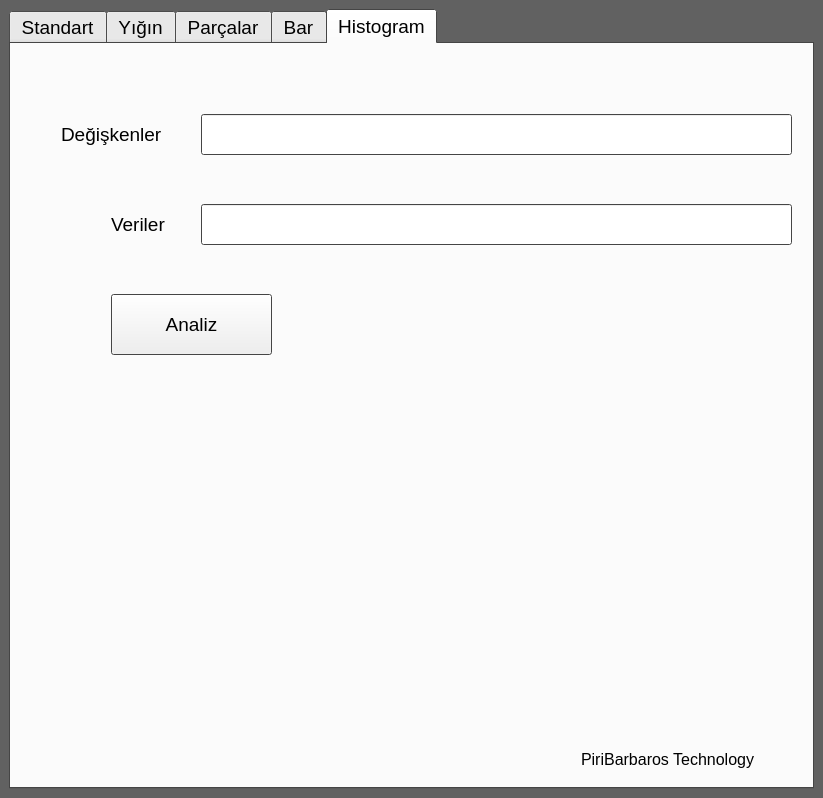
<?xml version="1.0" encoding="UTF-8"?>
<ui version="4.0">
 <class>MainWindow</class>
 <widget class="QMainWindow" name="MainWindow">
  <property name="geometry">
   <rect>
    <x>0</x>
    <y>0</y>
    <width>823</width>
    <height>798</height>
   </rect>
  </property>
  <property name="palette">
   <palette>
    <active>
     <colorrole role="Base">
      <brush brushstyle="SolidPattern">
       <color alpha="255">
        <red>255</red>
        <green>255</green>
        <blue>255</blue>
       </color>
      </brush>
     </colorrole>
     <colorrole role="Window">
      <brush brushstyle="SolidPattern">
       <color alpha="255">
        <red>97</red>
        <green>97</green>
        <blue>97</blue>
       </color>
      </brush>
     </colorrole>
    </active>
    <inactive>
     <colorrole role="Base">
      <brush brushstyle="SolidPattern">
       <color alpha="255">
        <red>255</red>
        <green>255</green>
        <blue>255</blue>
       </color>
      </brush>
     </colorrole>
     <colorrole role="Window">
      <brush brushstyle="SolidPattern">
       <color alpha="255">
        <red>97</red>
        <green>97</green>
        <blue>97</blue>
       </color>
      </brush>
     </colorrole>
    </inactive>
    <disabled>
     <colorrole role="Base">
      <brush brushstyle="SolidPattern">
       <color alpha="255">
        <red>97</red>
        <green>97</green>
        <blue>97</blue>
       </color>
      </brush>
     </colorrole>
     <colorrole role="Window">
      <brush brushstyle="SolidPattern">
       <color alpha="255">
        <red>97</red>
        <green>97</green>
        <blue>97</blue>
       </color>
      </brush>
     </colorrole>
    </disabled>
   </palette>
  </property>
  <property name="font">
   <font>
    <pointsize>14</pointsize>
   </font>
  </property>
  <property name="windowTitle">
   <string>GRAFAN </string>
  </property>
  <widget class="QWidget" name="centralwidget">
   <layout class="QGridLayout" name="gridLayout">
    <item row="0" column="0">
     <widget class="QTabWidget" name="tabWidget">
      <property name="acceptDrops">
       <bool>false</bool>
      </property>
      <property name="layoutDirection">
       <enum>Qt::LeftToRight</enum>
      </property>
      <property name="currentIndex">
       <number>4</number>
      </property>
      <property name="usesScrollButtons">
       <bool>true</bool>
      </property>
      <property name="documentMode">
       <bool>false</bool>
      </property>
      <property name="tabsClosable">
       <bool>false</bool>
      </property>
      <property name="movable">
       <bool>false</bool>
      </property>
      <property name="tabBarAutoHide">
       <bool>false</bool>
      </property>
      <widget class="QWidget" name="tab">
       <attribute name="title">
        <string>Standart</string>
       </attribute>
       <widget class="QLabel" name="label">
        <property name="geometry">
         <rect>
          <x>570</x>
          <y>700</y>
          <width>221</width>
          <height>31</height>
         </rect>
        </property>
        <property name="font">
         <font>
          <pointsize>12</pointsize>
         </font>
        </property>
        <property name="text">
         <string>PiriBarbaros Technology</string>
        </property>
       </widget>
       <widget class="QLineEdit" name="lineEdit">
        <property name="geometry">
         <rect>
          <x>140</x>
          <y>130</y>
          <width>641</width>
          <height>41</height>
         </rect>
        </property>
        <property name="text">
         <string/>
        </property>
       </widget>
       <widget class="QLineEdit" name="lineEdit_2">
        <property name="geometry">
         <rect>
          <x>140</x>
          <y>220</y>
          <width>641</width>
          <height>41</height>
         </rect>
        </property>
        <property name="text">
         <string/>
        </property>
       </widget>
       <widget class="QLabel" name="label_6">
        <property name="geometry">
         <rect>
          <x>290</x>
          <y>10</y>
          <width>231</width>
          <height>111</height>
         </rect>
        </property>
        <property name="font">
         <font>
          <family>Ink Free</family>
          <pointsize>36</pointsize>
         </font>
        </property>
        <property name="text">
         <string>GRAFAN</string>
        </property>
       </widget>
       <widget class="QLabel" name="label_7">
        <property name="geometry">
         <rect>
          <x>30</x>
          <y>130</y>
          <width>91</width>
          <height>41</height>
         </rect>
        </property>
        <property name="text">
         <string>X Ekseni</string>
        </property>
       </widget>
       <widget class="QLabel" name="label_8">
        <property name="geometry">
         <rect>
          <x>30</x>
          <y>220</y>
          <width>91</width>
          <height>41</height>
         </rect>
        </property>
        <property name="text">
         <string>Y Ekseni</string>
        </property>
       </widget>
       <widget class="QPushButton" name="pushButton">
        <property name="geometry">
         <rect>
          <x>140</x>
          <y>300</y>
          <width>161</width>
          <height>61</height>
         </rect>
        </property>
        <property name="text">
         <string>Analiz</string>
        </property>
       </widget>
       <widget class="QLabel" name="label_9">
        <property name="geometry">
         <rect>
          <x>330</x>
          <y>300</y>
          <width>421</width>
          <height>381</height>
         </rect>
        </property>
        <property name="text">
         <string/>
        </property>
        <property name="pixmap">
         <pixmap>re2.jpg</pixmap>
        </property>
       </widget>
      </widget>
      <widget class="QWidget" name="tab_2">
       <attribute name="title">
        <string>Yığın</string>
       </attribute>
       <widget class="QLabel" name="label_2">
        <property name="geometry">
         <rect>
          <x>570</x>
          <y>700</y>
          <width>221</width>
          <height>31</height>
         </rect>
        </property>
        <property name="font">
         <font>
          <pointsize>12</pointsize>
         </font>
        </property>
        <property name="text">
         <string>PiriBarbaros Technology</string>
        </property>
       </widget>
       <widget class="QLineEdit" name="lineEdit_3">
        <property name="geometry">
         <rect>
          <x>230</x>
          <y>60</y>
          <width>521</width>
          <height>51</height>
         </rect>
        </property>
       </widget>
       <widget class="QLineEdit" name="lineEdit_4">
        <property name="geometry">
         <rect>
          <x>230</x>
          <y>130</y>
          <width>521</width>
          <height>51</height>
         </rect>
        </property>
       </widget>
       <widget class="QLineEdit" name="lineEdit_5">
        <property name="geometry">
         <rect>
          <x>230</x>
          <y>200</y>
          <width>521</width>
          <height>51</height>
         </rect>
        </property>
       </widget>
       <widget class="QPushButton" name="pushButton_2">
        <property name="geometry">
         <rect>
          <x>140</x>
          <y>290</y>
          <width>161</width>
          <height>61</height>
         </rect>
        </property>
        <property name="text">
         <string>Analiz</string>
        </property>
       </widget>
       <widget class="QLabel" name="label_10">
        <property name="geometry">
         <rect>
          <x>70</x>
          <y>60</y>
          <width>141</width>
          <height>41</height>
         </rect>
        </property>
        <property name="text">
         <string>Değişkenler 1</string>
        </property>
       </widget>
       <widget class="QLabel" name="label_11">
        <property name="geometry">
         <rect>
          <x>70</x>
          <y>130</y>
          <width>141</width>
          <height>41</height>
         </rect>
        </property>
        <property name="text">
         <string>Değişkenler 2</string>
        </property>
       </widget>
       <widget class="QLabel" name="label_12">
        <property name="geometry">
         <rect>
          <x>100</x>
          <y>200</y>
          <width>81</width>
          <height>41</height>
         </rect>
        </property>
        <property name="text">
         <string>Sabitler</string>
        </property>
       </widget>
       <widget class="QLabel" name="label_13">
        <property name="geometry">
         <rect>
          <x>350</x>
          <y>290</y>
          <width>401</width>
          <height>401</height>
         </rect>
        </property>
        <property name="text">
         <string/>
        </property>
        <property name="pixmap">
         <pixmap>re3.png</pixmap>
        </property>
       </widget>
      </widget>
      <widget class="QWidget" name="tab_3">
       <attribute name="title">
        <string>Parçalar</string>
       </attribute>
       <widget class="QLabel" name="label_3">
        <property name="geometry">
         <rect>
          <x>570</x>
          <y>700</y>
          <width>221</width>
          <height>31</height>
         </rect>
        </property>
        <property name="font">
         <font>
          <pointsize>12</pointsize>
         </font>
        </property>
        <property name="text">
         <string>PiriBarbaros Technology</string>
        </property>
       </widget>
       <widget class="QLineEdit" name="lineEdit_6">
        <property name="geometry">
         <rect>
          <x>220</x>
          <y>100</y>
          <width>521</width>
          <height>51</height>
         </rect>
        </property>
       </widget>
       <widget class="QLabel" name="label_14">
        <property name="geometry">
         <rect>
          <x>70</x>
          <y>110</y>
          <width>111</width>
          <height>41</height>
         </rect>
        </property>
        <property name="text">
         <string>Tanımlama</string>
        </property>
       </widget>
       <widget class="QLabel" name="label_15">
        <property name="geometry">
         <rect>
          <x>110</x>
          <y>180</y>
          <width>71</width>
          <height>41</height>
         </rect>
        </property>
        <property name="text">
         <string>Veriler</string>
        </property>
       </widget>
       <widget class="QLineEdit" name="lineEdit_7">
        <property name="geometry">
         <rect>
          <x>220</x>
          <y>170</y>
          <width>521</width>
          <height>51</height>
         </rect>
        </property>
       </widget>
       <widget class="QPushButton" name="pushButton_3">
        <property name="geometry">
         <rect>
          <x>130</x>
          <y>270</y>
          <width>161</width>
          <height>61</height>
         </rect>
        </property>
        <property name="text">
         <string>Analiz</string>
        </property>
       </widget>
       <widget class="QLabel" name="label_16">
        <property name="geometry">
         <rect>
          <x>320</x>
          <y>270</y>
          <width>421</width>
          <height>411</height>
         </rect>
        </property>
        <property name="text">
         <string/>
        </property>
        <property name="pixmap">
         <pixmap>../138-1382437_black-pie-chart-png.png</pixmap>
        </property>
        <property name="scaledContents">
         <bool>true</bool>
        </property>
       </widget>
      </widget>
      <widget class="QWidget" name="tab_4">
       <attribute name="title">
        <string>Bar</string>
       </attribute>
       <widget class="QLabel" name="label_4">
        <property name="geometry">
         <rect>
          <x>570</x>
          <y>700</y>
          <width>221</width>
          <height>31</height>
         </rect>
        </property>
        <property name="font">
         <font>
          <pointsize>12</pointsize>
         </font>
        </property>
        <property name="text">
         <string>PiriBarbaros Technology</string>
        </property>
       </widget>
       <widget class="QLineEdit" name="lineEdit_8">
        <property name="geometry">
         <rect>
          <x>250</x>
          <y>40</y>
          <width>521</width>
          <height>41</height>
         </rect>
        </property>
       </widget>
       <widget class="QLineEdit" name="lineEdit_9">
        <property name="geometry">
         <rect>
          <x>250</x>
          <y>100</y>
          <width>521</width>
          <height>41</height>
         </rect>
        </property>
       </widget>
       <widget class="QLineEdit" name="lineEdit_10">
        <property name="geometry">
         <rect>
          <x>250</x>
          <y>160</y>
          <width>521</width>
          <height>41</height>
         </rect>
        </property>
       </widget>
       <widget class="QLineEdit" name="lineEdit_11">
        <property name="geometry">
         <rect>
          <x>250</x>
          <y>220</y>
          <width>521</width>
          <height>41</height>
         </rect>
        </property>
       </widget>
       <widget class="QLabel" name="label_17">
        <property name="geometry">
         <rect>
          <x>80</x>
          <y>40</y>
          <width>141</width>
          <height>41</height>
         </rect>
        </property>
        <property name="text">
         <string>Değişken 1 X</string>
        </property>
       </widget>
       <widget class="QLabel" name="label_18">
        <property name="geometry">
         <rect>
          <x>80</x>
          <y>100</y>
          <width>141</width>
          <height>41</height>
         </rect>
        </property>
        <property name="text">
         <string>Değişken 1 Y</string>
        </property>
       </widget>
       <widget class="QLabel" name="label_19">
        <property name="geometry">
         <rect>
          <x>80</x>
          <y>160</y>
          <width>141</width>
          <height>41</height>
         </rect>
        </property>
        <property name="text">
         <string>Değişken 2 X</string>
        </property>
       </widget>
       <widget class="QLabel" name="label_20">
        <property name="geometry">
         <rect>
          <x>80</x>
          <y>220</y>
          <width>141</width>
          <height>41</height>
         </rect>
        </property>
        <property name="text">
         <string>Değişken 2 Y</string>
        </property>
       </widget>
       <widget class="QLineEdit" name="lineEdit_12">
        <property name="geometry">
         <rect>
          <x>250</x>
          <y>290</y>
          <width>171</width>
          <height>41</height>
         </rect>
        </property>
       </widget>
       <widget class="QLabel" name="label_21">
        <property name="geometry">
         <rect>
          <x>80</x>
          <y>290</y>
          <width>161</width>
          <height>41</height>
         </rect>
        </property>
        <property name="text">
         <string>Değişken X isim</string>
        </property>
       </widget>
       <widget class="QLabel" name="label_22">
        <property name="geometry">
         <rect>
          <x>80</x>
          <y>350</y>
          <width>161</width>
          <height>41</height>
         </rect>
        </property>
        <property name="text">
         <string>Değişken Y isim</string>
        </property>
       </widget>
       <widget class="QLineEdit" name="lineEdit_13">
        <property name="geometry">
         <rect>
          <x>250</x>
          <y>350</y>
          <width>171</width>
          <height>41</height>
         </rect>
        </property>
       </widget>
       <widget class="QPushButton" name="pushButton_4">
        <property name="geometry">
         <rect>
          <x>510</x>
          <y>310</y>
          <width>161</width>
          <height>61</height>
         </rect>
        </property>
        <property name="text">
         <string>Analiz</string>
        </property>
       </widget>
       <widget class="QLabel" name="label_23">
        <property name="geometry">
         <rect>
          <x>30</x>
          <y>410</y>
          <width>741</width>
          <height>291</height>
         </rect>
        </property>
        <property name="text">
         <string/>
        </property>
        <property name="pixmap">
         <pixmap>re5.png</pixmap>
        </property>
        <property name="scaledContents">
         <bool>true</bool>
        </property>
       </widget>
      </widget>
      <widget class="QWidget" name="tab_5">
       <attribute name="title">
        <string>Histogram</string>
       </attribute>
       <widget class="QLabel" name="label_5">
        <property name="geometry">
         <rect>
          <x>570</x>
          <y>700</y>
          <width>221</width>
          <height>31</height>
         </rect>
        </property>
        <property name="font">
         <font>
          <pointsize>12</pointsize>
         </font>
        </property>
        <property name="text">
         <string>PiriBarbaros Technology</string>
        </property>
       </widget>
       <widget class="QLineEdit" name="lineEdit_14">
        <property name="geometry">
         <rect>
          <x>190</x>
          <y>70</y>
          <width>591</width>
          <height>41</height>
         </rect>
        </property>
        <property name="text">
         <string/>
        </property>
       </widget>
       <widget class="QLineEdit" name="lineEdit_15">
        <property name="geometry">
         <rect>
          <x>190</x>
          <y>160</y>
          <width>591</width>
          <height>41</height>
         </rect>
        </property>
        <property name="text">
         <string/>
        </property>
       </widget>
       <widget class="QLabel" name="label_24">
        <property name="geometry">
         <rect>
          <x>50</x>
          <y>70</y>
          <width>121</width>
          <height>41</height>
         </rect>
        </property>
        <property name="text">
         <string>Değişkenler</string>
        </property>
       </widget>
       <widget class="QLabel" name="label_25">
        <property name="geometry">
         <rect>
          <x>100</x>
          <y>160</y>
          <width>71</width>
          <height>41</height>
         </rect>
        </property>
        <property name="text">
         <string>Veriler</string>
        </property>
       </widget>
       <widget class="QPushButton" name="pushButton_5">
        <property name="geometry">
         <rect>
          <x>100</x>
          <y>250</y>
          <width>161</width>
          <height>61</height>
         </rect>
        </property>
        <property name="text">
         <string>Analiz</string>
        </property>
       </widget>
       <widget class="QLabel" name="label_26">
        <property name="geometry">
         <rect>
          <x>300</x>
          <y>250</y>
          <width>421</width>
          <height>441</height>
         </rect>
        </property>
        <property name="text">
         <string/>
        </property>
        <property name="pixmap">
         <pixmap>re6.png</pixmap>
        </property>
        <property name="scaledContents">
         <bool>true</bool>
        </property>
       </widget>
      </widget>
     </widget>
    </item>
   </layout>
  </widget>
 </widget>
 <resources/>
 <connections/>
</ui>
